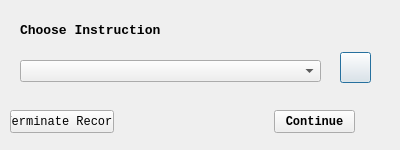
<?xml version="1.0" encoding="UTF-8"?>
<ui version="4.0">
 <class>Dialog</class>
 <widget class="QDialog" name="Dialog">
  <property name="geometry">
   <rect>
    <x>0</x>
    <y>0</y>
    <width>400</width>
    <height>150</height>
   </rect>
  </property>
  <property name="windowTitle">
   <string>Dialog</string>
  </property>
  <widget class="QLabel" name="label_choose">
   <property name="geometry">
    <rect>
     <x>20</x>
     <y>20</y>
     <width>141</width>
     <height>21</height>
    </rect>
   </property>
   <property name="font">
    <font>
     <family>Consolas</family>
     <pointsize>10</pointsize>
     <weight>75</weight>
     <bold>true</bold>
    </font>
   </property>
   <property name="text">
    <string>Choose Instruction:</string>
   </property>
  </widget>
  <widget class="QComboBox" name="chooseInstCombo">
   <property name="geometry">
    <rect>
     <x>20</x>
     <y>60</y>
     <width>301</width>
     <height>22</height>
    </rect>
   </property>
   <property name="font">
    <font>
     <family>Consolas</family>
     <weight>75</weight>
     <bold>true</bold>
    </font>
   </property>
  </widget>
  <widget class="QPushButton" name="playInstBtn">
   <property name="geometry">
    <rect>
     <x>340</x>
     <y>52</y>
     <width>31</width>
     <height>31</height>
    </rect>
   </property>
   <property name="text">
    <string/>
   </property>
   <property name="icon">
    <iconset>
     <normaloff>appRes/Play.ico</normaloff>appRes/Play.ico</iconset>
   </property>
  </widget>
  <widget class="QPushButton" name="continueToRecordBtn">
   <property name="geometry">
    <rect>
     <x>274</x>
     <y>110</y>
     <width>81</width>
     <height>23</height>
    </rect>
   </property>
   <property name="font">
    <font>
     <family>Consolas</family>
     <weight>75</weight>
     <bold>true</bold>
    </font>
   </property>
   <property name="text">
    <string>Continue</string>
   </property>
  </widget>
  <widget class="QPushButton" name="cancelRecord">
   <property name="geometry">
    <rect>
     <x>10</x>
     <y>110</y>
     <width>104</width>
     <height>23</height>
    </rect>
   </property>
   <property name="font">
    <font>
     <family>Consolas</family>
    </font>
   </property>
   <property name="text">
    <string>Terminate Record</string>
   </property>
  </widget>
 </widget>
 <resources/>
 <connections/>
</ui>
